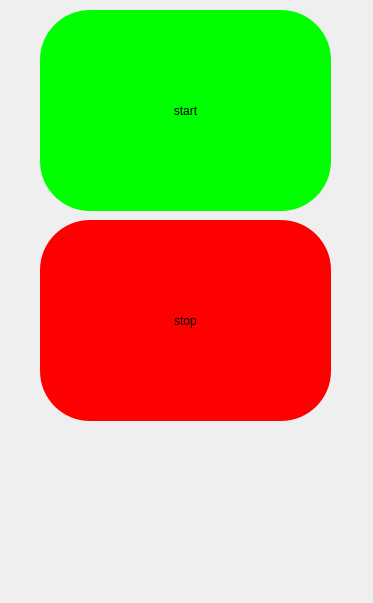
<?xml version="1.0" encoding="UTF-8"?>
<ui version="4.0">
 <class>Form</class>
 <widget class="QWidget" name="Form">
  <property name="geometry">
   <rect>
    <x>0</x>
    <y>0</y>
    <width>373</width>
    <height>603</height>
   </rect>
  </property>
  <property name="minimumSize">
   <size>
    <width>373</width>
    <height>603</height>
   </size>
  </property>
  <property name="maximumSize">
   <size>
    <width>373</width>
    <height>603</height>
   </size>
  </property>
  <property name="windowTitle">
   <string>Form</string>
  </property>
  <widget class="QPushButton" name="StartBtn">
   <property name="geometry">
    <rect>
     <x>40</x>
     <y>10</y>
     <width>291</width>
     <height>201</height>
    </rect>
   </property>
   <property name="styleSheet">
    <string notr="true">background-color: rgb(0, 255, 0);
border-radius: 50% ;
font: 72pt &quot;Microsoft YaHei UI&quot;;</string>
   </property>
   <property name="text">
    <string>start</string>
   </property>
  </widget>
  <widget class="QPushButton" name="StopBtn">
   <property name="geometry">
    <rect>
     <x>40</x>
     <y>220</y>
     <width>291</width>
     <height>201</height>
    </rect>
   </property>
   <property name="styleSheet">
    <string notr="true">background-color: rgb(255, 0, 0);
border-radius: 50% ;
font: 72pt &quot;Microsoft YaHei UI&quot;;</string>
   </property>
   <property name="text">
    <string>stop</string>
   </property>
  </widget>
  <widget class="QLabel" name="Result">
   <property name="geometry">
    <rect>
     <x>30</x>
     <y>460</y>
     <width>311</width>
     <height>71</height>
    </rect>
   </property>
   <property name="text">
    <string/>
   </property>
  </widget>
 </widget>
 <resources/>
 <connections/>
</ui>
